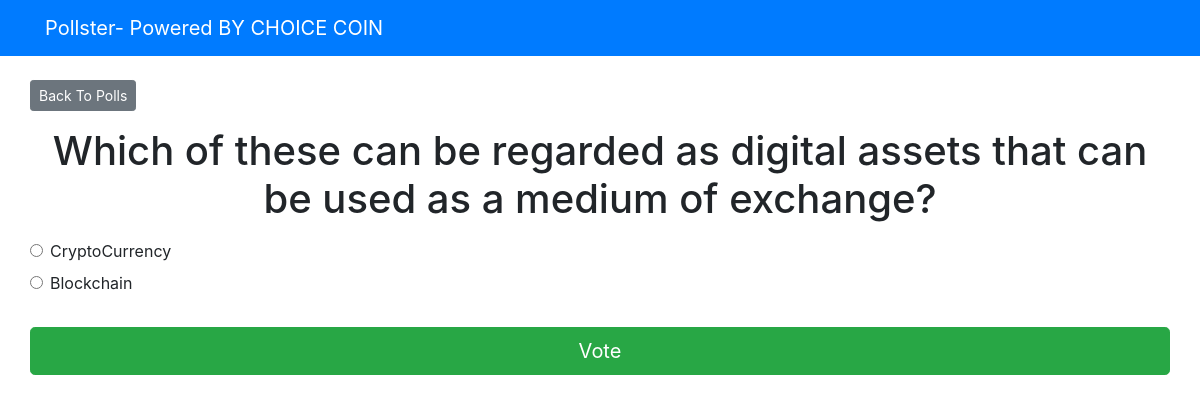
The page /polls/1/ on the database its author committed.
### polls/models.py (models this page shows, shortened)
class Question(models.Model):
    question_text = models.CharField(max_length = 200)
    pub_date = models.DateTimeField('date published')

class Choice(models.Model):
    question = models.ForeignKey(Question, on_delete = models.CASCADE)
    choice_text = models.CharField(max_length = 200)
    votes = models.IntegerField(default = 0)

### polls/views.py (the view)
# urls.py: path('<int:question_id>/', views.detail, name ='detail'),
def detail(request, question_id):
    try:
        question = Question.objects.get(pk = question_id)
    except Question.DoesNotExist:
        raise Http404("Question does not exist")
    return render(request, 'polls/detail.html', {'question': question})

### templates/polls/detail.html (shortened to what this page needs)
{% extends 'base.html' %}
{% block content %}
<a class ="btn btn-secondary btn-sm mb-3" href ="{% url 'polls:index' %}">Back To Polls</a>
<h1 class ="text-center mb-3">{{ question.question_text }}</h1>
<form action ="{% url 'polls:vote' question.id %}" method ="post">
    {% for choice in question.choice_set.all %}
    <div class ="form-check">
        <input type ="radio" name ="choice" class ="form-check-input" id ="choice{{ forloop.counter }}"
            value ="{{ choice.id }}" />
        <label for ="choice{{ forloop.counter }}">{{ choice.choice_text }}</label>
    </div>
    {% endfor %}
    <input type ="submit" value ="Vote" class ="btn btn-success btn-lg btn-block mt-4" />
</form>
{% endblock %}

### rows shown on the page
Question: question_text "Which of these can be regarded as digital assets that can be used as a medium of exchange?"
Choice: choice_text "CryptoCurrency"
Choice: choice_text "Blockchain"
